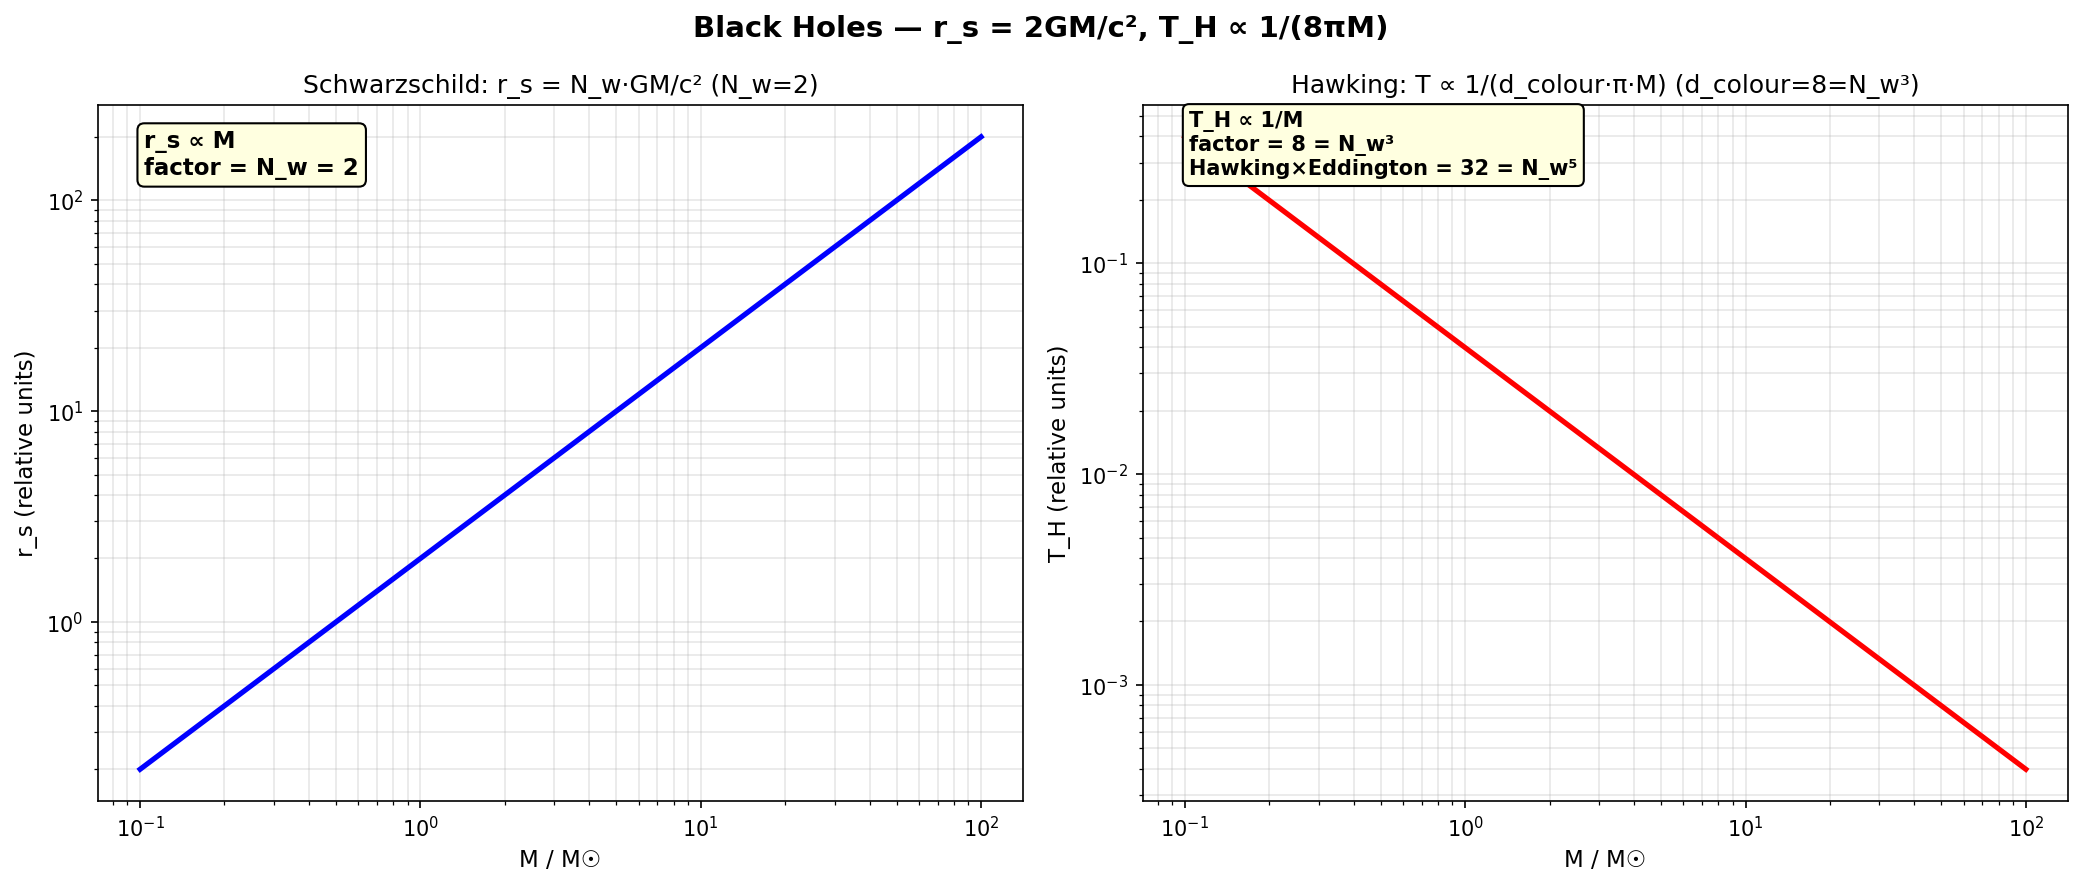

This chart was generated by the following Python code:
#!/usr/bin/env python3
# Copyright (c) 2026 Daland Montgomery
# SPDX-License-Identifier: AGPL-3.0-or-later

"""Crystal Astro — Black Holes: Schwarzschild & Hawking from (2,3)"""
import crystal_toe as ct
import matplotlib.pyplot as plt
import numpy as np

toe = ct.Toe(); ast = toe.astro()

fig, axes = plt.subplots(1, 2, figsize=(14, 6))
fig.suptitle(f"Black Holes — r_s = {ast.schwarz()}GM/c², T_H ∝ 1/({ast.hawking_factor()}πM)",
             fontsize=14, fontweight='bold')

m_range = np.logspace(-1, 2, 200)  # 0.1 to 100 solar masses

# ── Left: Schwarzschild radius ──
ax = axes[0]
rs = [ast.schwarzschild_radius(m) for m in m_range]
ax.loglog(m_range, rs, 'b-', linewidth=2.5)
ax.set_xlabel('M / M☉', fontsize=11)
ax.set_ylabel('r_s (relative units)', fontsize=11)
ax.set_title(f'Schwarzschild: r_s = N_w·GM/c² (N_w={ast.schwarz()})')
ax.grid(True, alpha=0.3, which='both')
ax.text(0.05, 0.9, f'r_s ∝ M\nfactor = N_w = {ast.schwarz()}',
        transform=ax.transAxes, fontsize=11, fontweight='bold',
        bbox=dict(boxstyle='round', facecolor='lightyellow'))

# ── Right: Hawking temperature ──
ax = axes[1]
th = [ast.hawking_temperature(m) for m in m_range]
ax.loglog(m_range, th, 'r-', linewidth=2.5)
ax.set_xlabel('M / M☉', fontsize=11)
ax.set_ylabel('T_H (relative units)', fontsize=11)
ax.set_title(f'Hawking: T ∝ 1/(d_colour·π·M) (d_colour={ast.hawking_factor()}=N_w³)')
ax.grid(True, alpha=0.3, which='both')
ax.text(0.05, 0.9, f'T_H ∝ 1/M\nfactor = {ast.hawking_factor()} = N_w³\n'
        f'Hawking×Eddington = {ast.hawking_eddington_product()} = N_w⁵',
        transform=ax.transAxes, fontsize=10, fontweight='bold',
        bbox=dict(boxstyle='round', facecolor='lightyellow'))

plt.tight_layout()
plt.savefig('astro_black_holes.png', dpi=150, bbox_inches='tight'); plt.show()
